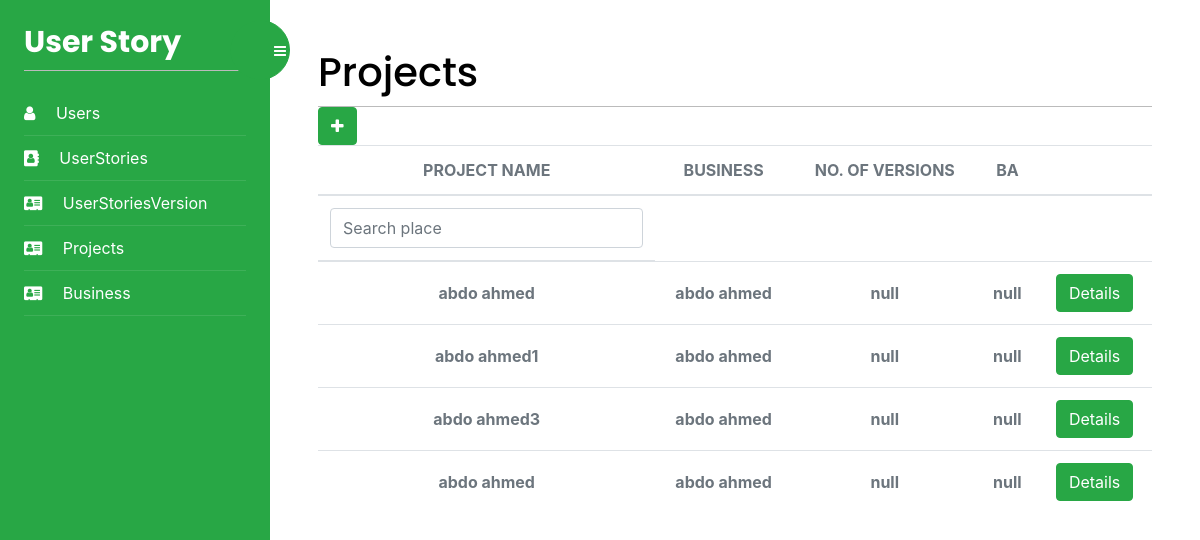
The app's page /Projects/list/ (signed in), older data.
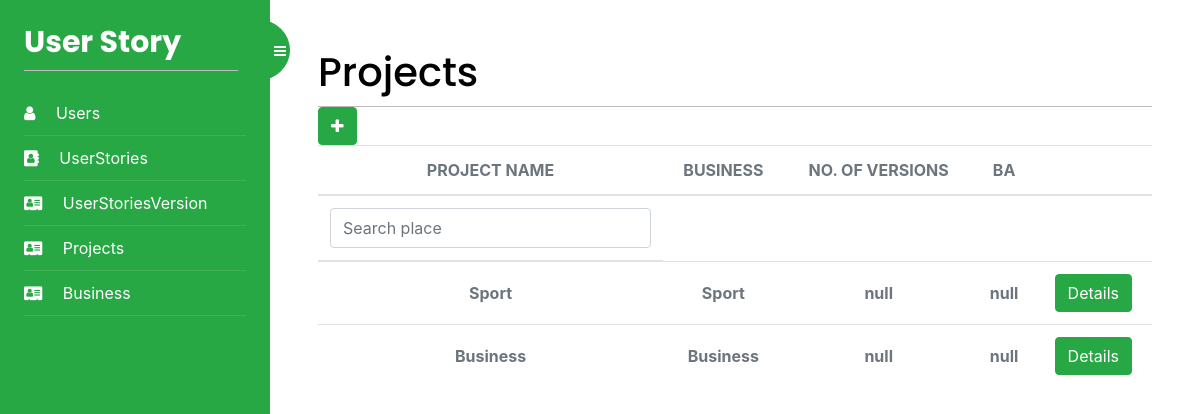
The same page, newer data.
### UserStoryApp/models.py (models this page shows, shortened)
class Project(models.Model):
    id = models.AutoField(primary_key=True)
    name = models.TextField(blank=True)
    status = models.BooleanField(default=True)
    Business = models.ForeignKey(Business, on_delete=models.CASCADE)
    User = models.ForeignKey(
        User, on_delete=models.CASCADE, blank=True, null=True)
    project = ""
    class Meta:
        db_table = "Project"

class Business(models.Model):
    id = models.AutoField(primary_key=True)
    businessIndustry = models.ManyToManyField(
        BusinessCategory)
    hourlyRate = models.IntegerField(blank=True, null=True)
    name = models.TextField(blank=True)
    LegalEntityName = models.TextField(blank=True)
    Address = models.TextField(blank=True)
    BusinessNumber = models.IntegerField(blank=True, null=True)
    BusinessEmail = models.TextField(blank=True)
    User = models.ManyToManyField(User)
    ABN = models.IntegerField(blank=True, null=True)
    class Meta:
        db_table = "Business"

### Projects/views.py (the view)
# urls.py: path('list/', views.Projects_list, name='Projects'),
@login_required
def Projects_list(request):
    project = Project.objects.all()
    my_filter = ProjectsFilter(request.GET, queryset=project)
    project = my_filter.qs
    return render(request, 'projects/projects.html', {'projects': project, 'filter': my_filter})

### Projects/templates/projects/projects.html (shortened to what this page needs)
{% extends "base.html" %}
{% block content %}
<div>
    <h1 class="m-auto">Projects</h1>
</div>
<a href="{% url 'AddProject' %}" class="btn btn-success" aria-hidden="true"><i class="fa fa-plus text-white"
        aria-hidden="true"></i>
</a>
<div class="table-responsive p-0">
    <table class="table align-items-center mb-0">
        <thead>
            <tr>
                <th class="text-center text-uppercase text-secondary text-xxs font-weight-bolder opacity-7">Project Name</th>
                <th class="text-center text-uppercase text-secondary text-xxs font-weight-bolder opacity-7">Business</th>
                <th class="text-center text-uppercase text-secondary text-xxs font-weight-bolder opacity-7">no. of Versions
                </th>
                <th class="text-center text-uppercase text-secondary text-xxs font-weight-bolder opacity-7">BA</th>
                <th class="text-secondary opacity-7"></th>
            </tr>
        </thead>
        <thead>
            <tr>
                <form id="form" method="get">
                    <th class="text-center text-uppercase text-secondary text-xxs font-weight-bolder opacity-7">
                        {{filter.form.name}}</th>
                </form>
            </tr>
        </thead>
        <tbody>
            {% for project in projects %}
                <tr>
                <td class="align-middle text-center">
                    <span class="text-secondary text-xs font-weight-bold">{{project.name}}</span>
                </td>
                <td class="align-middle text-center">
                    <span class="text-secondary text-xs font-weight-bold">{{project.Business.name}}</span>
                </td>
                <td class="align-middle text-center">
                    <span class="text-secondary text-xs font-weight-bold">null</span>
                </td>
                <td class="align-middle text-center">
                    <span class="text-secondary text-xs font-weight-bold">null</span>
                </td>
                <td class="align-middle text-center">
                    <a href="{% url 'projectDetails' user.id %}" class="btn btn-success" aria-hidden="true">
                        Details
                    </a>
                </td>
            </tr>
            {% endfor %}
        </tbody>
    </table>
</div>
{% endblock %}

Row changes from the older to the newer data that the page shows:
removed Project: name "abdo ahmed3", Business.name "abdo ahmed"
removed Project: name "abdo ahmed", Business.name "abdo ahmed"
changed Project: name "abdo ahmed" → "Sport"; Business.name "abdo ahmed" → "Sport"
changed Project: name "abdo ahmed1" → "Business"; Business.name "abdo ahmed" → "Business"
